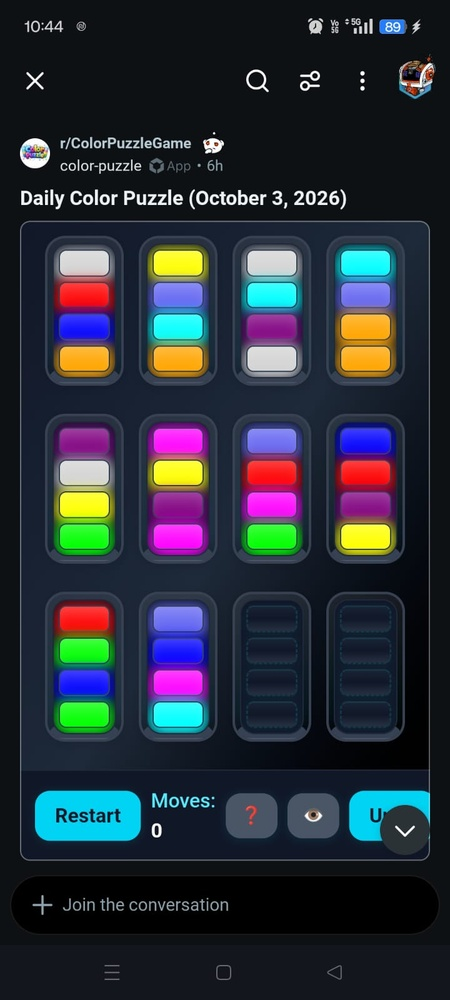
#> input picture color-puzzle-2.jpeg, 450 x 1000 px, shrunk from 720 x 1600 before the run
$ python image_to_state.py color-puzzle-2.jpeg
#> lines starting #> are read from the running program, lines starting #| are printed output that depends on the picture; after the words box and inside, x2 and y2 are one past the last pixel; in counts of white or black regions, pixels touching at a corner belong together
#> in image_to_state, image is the input picture: shape (1000, 450, 3); mean B, G, R 56.6, 47.2, 41.2
### solver.py
from __future__ import annotations

"""
A* solver for the color-puzzle / water-sort-style game.

State convention
----------------
A tube is stored BOTTOM -> TOP.

Example:
    (3, 3, 7, 7)

means the bottom two slots are color 3 and the top two slots are color 7.

The screenshot parser currently produces TOP -> BOTTOM values and uses -1
for empty slots. Use `from_screenshot_state()` to convert that representation
before solving.

The solver itself never stores -1 inside a tube. Empty tubes are simply ().
"""

from dataclasses import dataclass
import heapq
import itertools
from typing import Iterable


Color = int
Tube = tuple[Color, ...]
State = tuple[Tube, ...]


@dataclass(frozen=True, slots=True)
class Move:
    """One legal pour from source tube to destination tube."""

    source: int
    destination: int
    amount: int

    def __str__(self) -> str:
        return (
            f"Tube {self.source + 1} -> Tube {self.destination + 1}"
            f" ({self.amount})"
        )


@dataclass(slots=True)
class Solution:
    moves: list[Move]
    states: list[State]
    expanded_states: int


def from_screenshot_state(
    screenshot_state: Iterable[Iterable[int]],
) -> State:
    """
    Convert the parser's TOP -> BOTTOM representation into the solver's
    BOTTOM -> TOP representation.

    -1 means an empty screenshot slot.
    """
    return tuple(
        tuple(color for color in reversed(tuple(tube)) if color != -1)
        for tube in screenshot_state
    )


def validate_state(state: State, capacity: int = 4) -> None:
    """Raise ValueError if the board is structurally invalid."""
    if not state:
        raise ValueError("State must contain at least one tube.")

    counts: dict[int, int] = {}

    for i, tube in enumerate(state, start=1):
        if len(tube) > capacity:
            raise ValueError(
                f"Tube {i} contains {len(tube)} colors; capacity is {capacity}."
            )

        for color in tube:
            if not isinstance(color, int) or color < 0:
                raise ValueError(
                    f"Tube {i} contains invalid color value: {color!r}"
                )
            counts[color] = counts.get(color, 0) + 1

    # In a normal puzzle every color occurs exactly `capacity` times.
    bad = {
        color: count
        for color, count in counts.items()
        if count != capacity
    }
    if bad:
        raise ValueError(
            "Each color must occur exactly "
            f"{capacity} times. Invalid counts: {bad}"
        )


def is_solved(state: State, capacity: int = 4) -> bool:
    """Return True when every non-empty tube contains one complete color."""
    return all(
        not tube or (len(tube) == capacity and len(set(tube)) == 1)
        for tube in state
    )


def bottom_run(tube: Tube) -> tuple[Color, int]:
    """
    Return (bottom_color, run_length).

    Because this game pours from the BOTTOM, the movable end is tube[0].
    """
    color = tube[0]
    amount = 1

    for i in range(1, len(tube)):
        if tube[i] != color:
            break
        amount += 1

    return color, amount


def legal_moves(
    state: State,
    capacity: int = 4,
) -> Iterable[tuple[Move, State]]:
    """
    Generate legal pours.

    A move pours the maximum possible contiguous group from the top of the
    source tube into the destination.

    Important pruning:
    - Never pour from a solved tube.
    - Never pour a color onto a different color.
    - Never pour a complete color group into an empty tube if doing so would
      simply recreate a symmetric state.
    """
    tube_count = len(state)

    for source in range(tube_count):
        src = state[source]

        if not src:
            continue

        # A solved tube never needs to be disturbed.
        if len(src) == capacity and len(set(src)) == 1:
            continue

        color, run = bottom_run(src)

        for destination in range(tube_count):
            if destination == source:
                continue

            dst = state[destination]

            if len(dst) == capacity:
                continue

            # A pour into a non-empty tube is only legal when the movable
            # bottom color of the destination matches.
            if dst and dst[0] != color:
                continue

            free = capacity - len(dst)
            amount = min(run, free)

            # If destination is empty and the entire source top group fits,
            # pouring it there is useful but can be symmetric with another
            # empty destination. Canonicalize equivalent empty destinations
            # below by allowing only the first empty tube.
            if not dst:
                # Moving a single-color tube into an empty one only swaps
                # tube positions; it never makes progress.
                if run == len(src):
                    continue

                first_empty = next(
                    (i for i, tube in enumerate(state) if not tube),
                    destination,
                )
                if destination != first_empty:
                    continue

            # Colors leave the SOURCE from the bottom and enter the
            # DESTINATION at its bottom.
            new_source = src[amount:]

            if dst:
                new_destination = (color,) * amount + dst
            else:
                new_destination = (color,) * amount

            new_state = list(state)
            new_state[source] = new_source
            new_state[destination] = new_destination

            yield Move(source, destination, amount), tuple(new_state)


def color_group_count(state: State) -> int:
    """
    Count contiguous color groups across the whole board.

    Direction does not matter for this heuristic. For example:
        (1, 1, 2, 2, 1)

    contains 3 groups: 1 | 2 | 1.
    """
    groups = 0

    for tube in state:
        if not tube:
            continue

        groups += 1
        for i in range(1, len(tube)):
            if tube[i] != tube[i - 1]:
                groups += 1

    return groups


def heuristic(state: State) -> int:
    """
    Admissible A* heuristic.

    Every solved color must ultimately occupy one contiguous group.
    Therefore:

        groups - number_of_colors

    is a lower bound on the number of moves still required.

    A useful move can reduce the number of groups by at most one, so the
    heuristic can never overestimate the true remaining move count.
    """
    colors = {
        color
        for tube in state
        for color in tube
    }

    if not colors:
        return 0

    return max(0, color_group_count(state) - len(colors))


# [8 lines left out: function _state_key, not called in this run]


def solve(
    initial_state: State | Iterable[Iterable[int]],
    capacity: int = 4,
) -> Solution | None:
    """
    Find a minimum-move solution using A*.

    Returns:
        Solution if one exists, otherwise None.
    """
    state = tuple(tuple(tube) for tube in initial_state)
    validate_state(state, capacity)

    if is_solved(state, capacity):
        return Solution(moves=[], states=[state], expanded_states=0)

    # (f_score, g_score, tie_breaker, state)
    counter = itertools.count()
    start_h = heuristic(state)

    frontier: list[tuple[int, int, int, State]] = [
        (start_h, 0, next(counter), state)
    ]

    # Best known distance from the start to each state.
    g_score: dict[State, int] = {state: 0}

    # Used to reconstruct the winning path.
    parent: dict[State, tuple[State, Move]] = {}

    expanded = 0

    while frontier:
        _, current_g, _, current = heapq.heappop(frontier)

        # A stale heap entry.
        if current_g != g_score.get(current):
            continue

        expanded += 1

        if is_solved(current, capacity):
            return _reconstruct_solution(
                current,
                parent,
                expanded,
            )

        for move, neighbor in legal_moves(current, capacity):
            tentative_g = current_g + 1

            if tentative_g >= g_score.get(neighbor, float("inf")):
                continue

            g_score[neighbor] = tentative_g
            parent[neighbor] = (current, move)

            f_score = tentative_g + heuristic(neighbor)

            heapq.heappush(
                frontier,
                (
                    f_score,
                    tentative_g,
                    next(counter),
                    neighbor,
                ),
            )

    return None


def _reconstruct_solution(
    goal: State,
    parent: dict[State, tuple[State, Move]],
    expanded: int,
) -> Solution:
    moves: list[Move] = []
    states: list[State] = [goal]

    current = goal

    while current in parent:
        previous, move = parent[current]
        moves.append(move)
        states.append(previous)
        current = previous

    moves.reverse()
    states.reverse()

    return Solution(
        moves=moves,
        states=states,
        expanded_states=expanded,
    )


def format_solution(solution: Solution) -> str:
    """Return a human-readable move list."""
    if not solution.moves:
        return "Already solved."

    lines = [
        f"Minimum moves: {len(solution.moves)}",
        f"States expanded: {solution.expanded_states}",
        "",
    ]

    for number, move in enumerate(solution.moves, start=1):
        lines.append(f"{number:3}. {move}")

    return "\n".join(lines)


# [29 lines that do not run on import are left out]

### visualize.py
from __future__ import annotations

"""
Render a solved puzzle as a self-contained, animated HTML page.

The page is built from visualizer_template.html with the palette, every
intermediate state and the move list embedded as JSON, so it opens
directly from disk without a web server.
"""

import json
from pathlib import Path
from typing import Sequence

from solver import Solution

TEMPLATE_PATH = Path(__file__).with_name("visualizer_template.html")
PLACEHOLDER = "/*__PUZZLE_DATA__*/"


def export_html(
    solution: Solution,
    palette: Sequence[Sequence[float]],
    output_path: str | Path = "solution.html",
    capacity: int = 4,
) -> Path:
    """Write the solution viewer and return its path."""
    output_path = Path(output_path)
    output_path.write_text(build_html(solution, palette, capacity), encoding="utf-8")
    return output_path


def build_html(
    solution: Solution,
    palette: Sequence[Sequence[float]],
    capacity: int = 4,
) -> str:
    """Return the solution viewer page as a string."""
    data = {
        "capacity": capacity,
        "palette": [[round(float(v)) for v in rgb] for rgb in palette],
        "states": [[list(tube) for tube in state] for state in solution.states],
        "moves": [
            {
                "source": move.source,
                "destination": move.destination,
                "amount": move.amount,
                # The moved color is the destination's new bottom block.
                "color": after[move.destination][0],
            }
            for move, after in zip(solution.moves, solution.states[1:])
        ],
    }

    html = TEMPLATE_PATH.read_text(encoding="utf-8")
    return html.replace(PLACEHOLDER, json.dumps(data))

### image_to_state.py
from __future__ import annotations
from solver import format_solution, from_screenshot_state, solve
from visualize import export_html
from pathlib import Path
import cv2
import numpy as np
from sklearn.cluster import KMeans


# Game representation:
#   -1 = blank slot
#    0..9 = a detected color
#
# A tube is returned TOP -> BOTTOM because that is how it appears
# in the screenshot. We can reverse this later when implementing
# the pouring/solving logic if we want TOP to mean the movable end.


# Tubes are found from their outlines, so no fixed layout is assumed:
# any phone, resolution, aspect ratio or crop works as long as the
# whole board is visible.
SLOTS_PER_TUBE = 4

# Slot centers along a tube, as a fraction of the tube's outline height
# measured from its center. Blocks are evenly spaced, 0.2125 heights apart.
SLOT_SPACING = 0.2125

# Gray levels separating the tube outlines from the board background.
# Several are tried because themes and image compression shift both.
OUTLINE_THRESHOLDS = (40, 50, 32, 60, 25, 75)


def find_tube_candidates(gray: np.ndarray, threshold: int) -> list[tuple[int, int, int, int]]:
    """Bounding boxes (x, y, w, h) of tall, rounded-rectangle outlines."""
    mask = (gray >= threshold).astype(np.uint8)
    contours, _ = cv2.findContours(mask, cv2.RETR_LIST, cv2.CHAIN_APPROX_SIMPLE)

    min_side = max(gray.shape) / 100
    boxes = []
    for contour in contours:
        x, y, w, h = cv2.boundingRect(contour)
        if w < min_side or not 1.4 <= h / w <= 2.6:
            continue
        # A tube outline is a solid, nearly rectangular region.
        if cv2.contourArea(contour) < 0.8 * w * h:
            continue
        boxes.append((x, y, w, h))
    return boxes


def largest_uniform_group(boxes: list[tuple[int, int, int, int]]) -> list[tuple[int, int, int, int]]:
    """
    The largest set of same-sized, non-overlapping boxes: the tubes.

    Each tube produces several nested outlines (outer frame, inner frame),
    so for every size the outermost box per location is kept.
    """
    best = []
    for _, _, ref_w, ref_h in boxes:
        similar = [
            b for b in boxes
            if abs(b[2] - ref_w) <= 0.08 * ref_w and abs(b[3] - ref_h) <= 0.08 * ref_h
        ]
        similar.sort(key=lambda b: b[2] * b[3], reverse=True)

        group = []
        for box in similar:
            cx, cy = box[0] + box[2] / 2, box[1] + box[3] / 2
            if all(abs(cx - (g[0] + g[2] / 2)) > g[2] / 2 or abs(cy - (g[1] + g[3] / 2)) > g[3] / 2 for g in group):
                group.append(box)

        if len(group) > len(best):
            best = group
    return best


def find_tubes(image: np.ndarray) -> list[tuple[int, int, int, int]]:
    """Find the tubes' bounding boxes, ordered row by row, left to right."""
    gray = cv2.cvtColor(image, cv2.COLOR_BGR2GRAY)
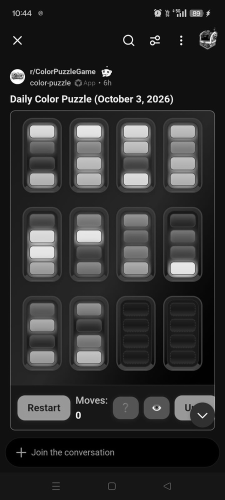
#> gray: shape (1000, 450) (shown at 1/2 size); min 0, max 255, mean 46.5

    tubes = []
    for threshold in OUTLINE_THRESHOLDS:
        group = largest_uniform_group(find_tube_candidates(gray, threshold))
        if len(group) > len(tubes):
            tubes = group
#> this loop made 6 passes
#> group on passes 3, 5, 6: [(45, 235, 79, 151), (326, 592, 79, 150)], [(326, 591, 79, 151)], [(148, 245, 61, 132), (335, 246, 61, 131)]
#> pass 1, in find_tube_candidates, `mask = (gray >= threshold).astype(np.uint8)`:
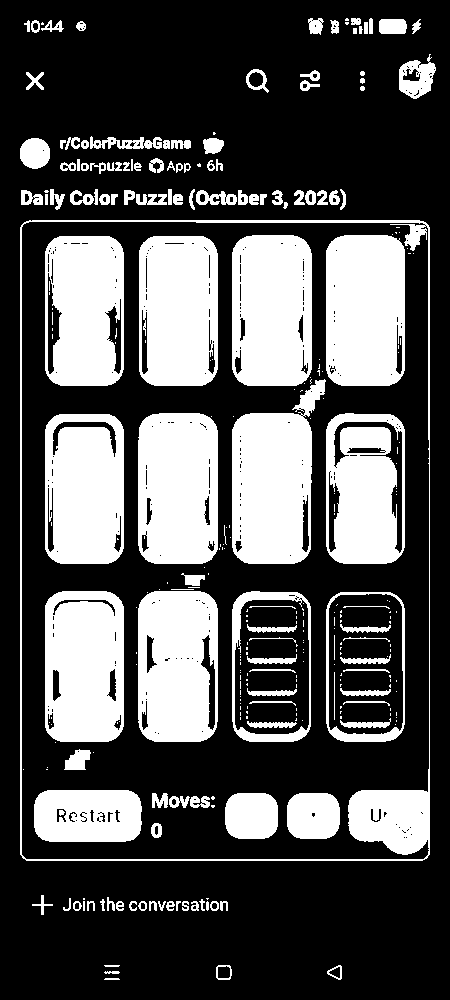
#> mask: shape (1000, 450); values 0 (black) and 1 (white), 32.1% white; 304 white regions (170 under 20 px), largest, box (x1, y1, x2, y2) and area: (232, 379, 326, 564) 11813, (326, 235, 405, 386) 11357, (138, 413, 218, 564) 11317

    if len(tubes) < 3:
        raise RuntimeError(
            "Could not find the tubes. Make sure the whole board is visible."
        )

    # Group into rows: tubes whose centers are within half a tube height.
    tubes.sort(key=lambda b: b[1] + b[3] / 2)
    rows = []
    for box in tubes:
        cy = box[1] + box[3] / 2
        if rows and abs(cy - rows[-1][0]) < box[3] / 2:
            rows[-1][1].append(box)
        else:
            rows.append((cy, [box]))
#> this loop made 12 passes
#> (box, cy) on passes 1 to 8: ((326, 236, 79, 150), 311), ((45, 236, 79, 150), 311), ((233, 236, 78, 150), 311), ((139, 236, 78, 150), 311), ((326, 414, 79, 150), 489), ((232, 414, 79, 150), 489), ((139, 414, 79, 150), 489), ((45, 414, 79, 150), 489)
#> after the loop, rows = 3 items
#> (the rest of the program and of its run is left out)
